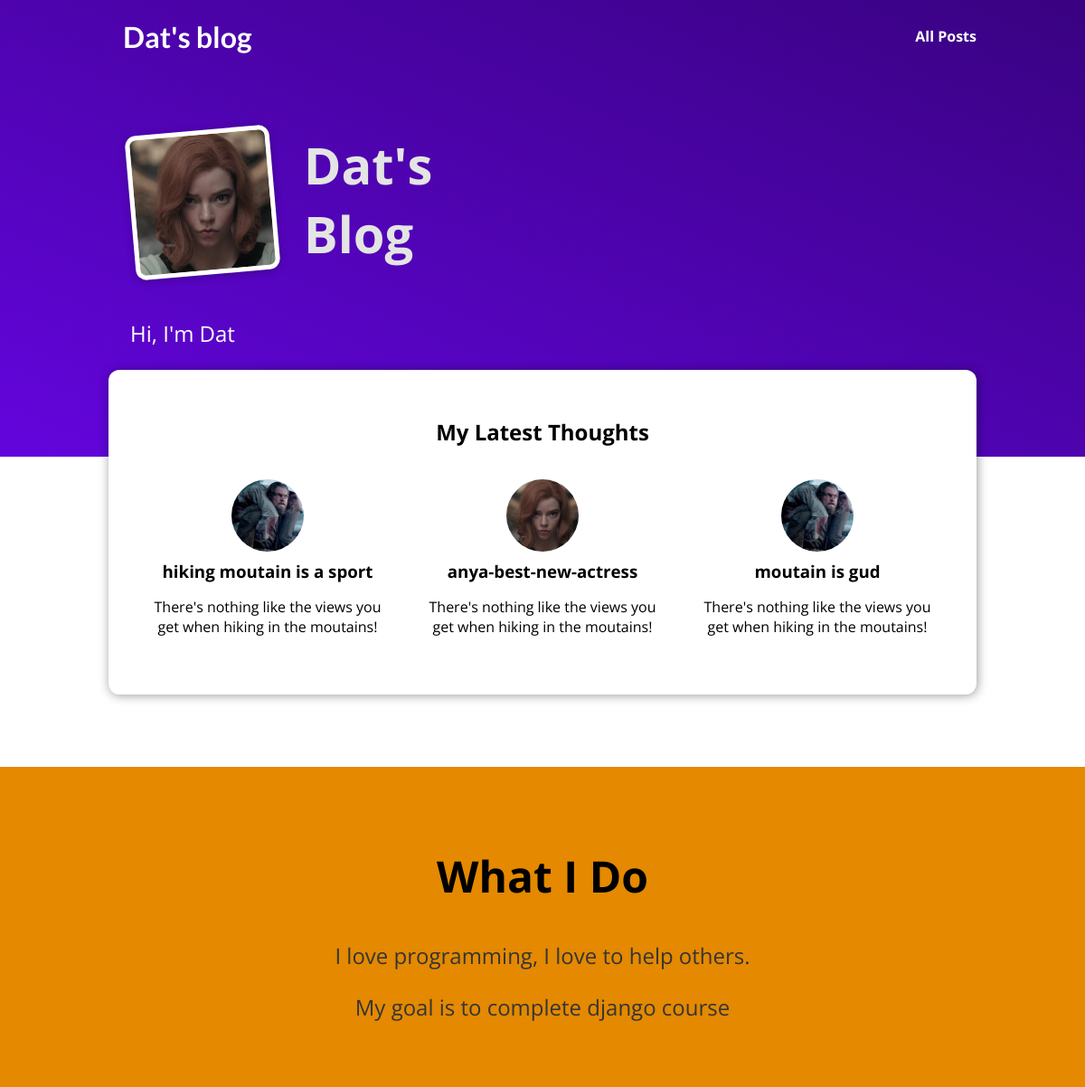
The page / on the database its author committed.
### blog/models.py (models this page shows)
class Post(models.Model):
    title = models.CharField(max_length=150)
    excerpt =  models.CharField(max_length=200)
    image = models.ImageField(upload_to="posts", null=True)
    date = models.DateField(auto_now=True)
    slug = models.SlugField(unique=True)
    content = models.TextField(validators=[MinLengthValidator(10)])
    author = models.ForeignKey(
        Author, on_delete=models.SET_NULL, null=True, related_name="posts")
    tags = models.ManyToManyField(Tag)

### blog/views.py (the view)
# urls.py: path("", views.StartingView.as_view(), name="starting-page"),
class StartingView(ListView):
    template_name = "blog/index.html"
    model = Post
    ordering = ["-date"]
    context_object_name = "posts"
    def get_queryset(self):
        queryset = super().get_queryset()
        data = queryset[:3]
        return data

### blog/templates/blog/index.html (shortened to what this page needs)
{% extends "base.html" %}
{% load static %}
{% block css_files %}
    <link rel="stylesheet" href="{% static "blog/index.css" %}" />
{% endblock %}
{% block content %}
    <section id="welcome">
        <header>
            <img src="{% static 'blog/images/anya.jpg' %}" alt="Dat-The Author Of This Blog" />
            <h2>Dat's Blog</h2>
        </header>
        <p>Hi, I'm Dat
    </section>
    <section id="latest-posts">
        <h2>My Latest Thoughts</h2>
        <ul>
            {% for post in posts  %}
                {% include "blog/includes/post.html" %}
            {% endfor %}
        </ul>
    </section>
    <section id="about">
        <h2>What I Do</h2>
        <p>
            I love programming, I love to help others.
        </p>
        <p>
            My goal is to complete django course
        </p>
    </section>
{% endblock %}

### blog/templates/blog/includes/post.html
{% load static %}
<link rel="stylesheet" href="{% static 'blog/post.css' %}" />
<li>
    <article class="post">
        <a href="{% url 'post-detail-page' post.slug %}">
            <img src="{{ post.image.url }}" alt="post.title" />
            <div class="post__content">
                <h3>{{ post.title }}</h3>
                <p>
                    {{ post.excerpt }}
                </p>
            </div>
        </a>
    </article>
</li>

### static/app.css (style rules this page uses)
* { box-sizing: border-box; }
html { font-family: 'Open Sans', 'Lato', sans-serif; }
body { margin: 0; }

### blog/static/blog/index.css (style rules this page uses)
#welcome { background: linear-gradient(to right top, #6305dd, #390281); padding: 6rem 12%; }
#welcome header { display: flex; align-items: flex-start; margin: 3rem auto; }
#welcome img { width: 10rem; height: 10rem; object-fit: cover; object-position: top; border: 5px solid white; border-radius: 12px; background-color: #ffe1bf; transform: rotateZ(-5deg); box-shadow: 0 2px 8px rgba(0, 0, 0, 0.25); }
#welcome h2 { font-size: 3.5rem; margin: 0 0 0 2rem; color: #e4e4e4; width: 10rem; }
#welcome p { color: white; font-size: 1.5rem; }
#latest-posts { background-color: white; padding: 2rem; border-radius: 12px; width: 60rem; margin: -6rem auto 2rem auto; box-shadow: 1px 1px 12px rgba(0, 0, 0, 0.4); }
#latest-posts h2 { text-align: center; }
#latest-posts ul { list-style: none; margin: 0; padding: 0; display: flex; gap: 1rem; }
#latest-posts li { flex: 1; }
#about { text-align: center; padding: 3rem; background-color: #e48900; margin-top: 5rem; }
#about h2 { font-size: 3rem; }
#about p { font-size: 1.5rem; color: #353535; }

### blog/static/blog/post.css (style rules this page uses)
.post { display: flex; flex-direction: column; align-items: center; text-align: center; }
.post a { text-decoration: none; color: black; transition: all 0.2s ease; padding: 1rem; }
.post img { width: 5rem; height: 5rem; object-fit: cover; border-radius: 50%; }
.post h3 { margin: 0.25rem 0; }

### rows shown on the page
Post: image (picture), title "hiking moutain is a sport", excerpt "There's nothing like the views you get when hiking in the moutains!"
Post: image (picture), title "anya-best-new-actress", excerpt "There's nothing like the views you get when hiking in the moutains!"
Post: image (picture), title "moutain is gud", excerpt "There's nothing like the views you get when hiking in the moutains!"
